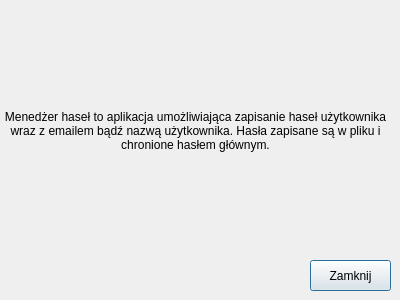
<?xml version="1.0" encoding="UTF-8"?>
<ui version="4.0">
 <class>about_application</class>
 <widget class="QDialog" name="about_application">
  <property name="geometry">
   <rect>
    <x>0</x>
    <y>0</y>
    <width>400</width>
    <height>300</height>
   </rect>
  </property>
  <property name="windowTitle">
   <string>O aplikacji</string>
  </property>
  <widget class="QLabel" name="label">
   <property name="geometry">
    <rect>
     <x>0</x>
     <y>10</y>
     <width>391</width>
     <height>241</height>
    </rect>
   </property>
   <property name="text">
    <string>Menedżer haseł to aplikacja umożliwiająca zapisanie haseł użytkownika wraz z emailem bądź nazwą użytkownika. Hasła zapisane są w pliku i chronione hasłem głównym.</string>
   </property>
   <property name="textFormat">
    <enum>Qt::AutoText</enum>
   </property>
   <property name="alignment">
    <set>Qt::AlignCenter</set>
   </property>
   <property name="wordWrap">
    <bool>true</bool>
   </property>
  </widget>
  <widget class="QPushButton" name="ok_button">
   <property name="geometry">
    <rect>
     <x>310</x>
     <y>260</y>
     <width>81</width>
     <height>31</height>
    </rect>
   </property>
   <property name="text">
    <string>Zamknij</string>
   </property>
  </widget>
 </widget>
 <resources/>
 <connections/>
</ui>
